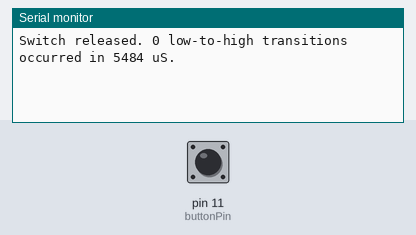
Simulated run of this program. Board: Arduino Uno, built with avr-gcc and run on an emulated ATmega328P. On the bench: the last lines printed to the serial monitor. Inputs (shaded band) come from the test bench; at power-on: pin 11 (buttonPin) HIGH.

Above: at 1.2 s.
1.3 s: pin 11 (buttonPin) pulled LOW for 0.15 s
At 1.44 s:
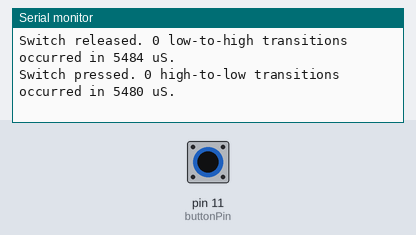
2.9 s: pin 11 (buttonPin) pulled LOW for 1 s
At 5.1 s:
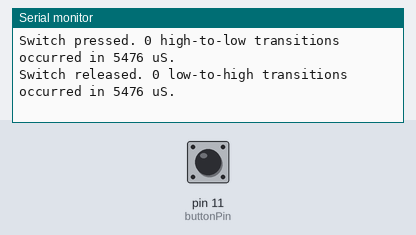

Measured:
- after the input at 1.3 s, the serial monitor: prints a new line at once (image 1)
- after the input at 2.9 s, the serial monitor: prints a new line at once (image 2)

The program:

main.cpp
```cpp
// (licence header left out)
#include <Arduino.h>

const byte buttonPin = 3;                   // PORTB pin 3
volatile byte lastButtonState = HIGH;       // Last state of the button
volatile unsigned long bounceStartTime = 0; // Timestamp when bouncing starts
volatile unsigned int bounceCount = 0;      // Number of bounces
volatile bool bouncing = false;             // Flag to indicate if the button is bouncing

void setup()
{
    DDRB &= ~(1 << buttonPin); // Set buttonPin as input
    PORTB |= (1 << buttonPin); // Enable pull-up resistor
    Serial.begin(9600);        // Initialize serial communication
}

void loop()
{
    // Read the current state of the button
    byte currentButtonState = PINB & (1 << buttonPin);

    // If the button is pressed and not bouncing and the button state has changed
    if (!bouncing && currentButtonState != lastButtonState)
    {
        bouncing = true;
        bounceStartTime = micros();
        bounceCount = 0;
    }

    // If the button is bouncing and the button state has changed
    if (bouncing && currentButtonState != lastButtonState)
    {
        bounceCount++;
        lastButtonState = currentButtonState;
    }

    // If the button is bouncing and the button state has not changed for 5ms
    if (bouncing && (micros() - bounceStartTime) > 5000)
    { // Assuming 5ms as a max bounce time
        bouncing = false;
        if (lastButtonState == LOW)
        {
            Serial.print("Switch pressed. ");
            Serial.print(bounceCount / 2); // Only high-to-low transitions
            Serial.print(" high-to-low transitions occurred in ");
            Serial.print(micros() - bounceStartTime);
            Serial.println(" uS.");
        }
        else
        {
            Serial.print("Switch released. ");
            Serial.print(bounceCount / 2); // Only low-to-high transitions
            Serial.print(" low-to-high transitions occurred in ");
            Serial.print(micros() - bounceStartTime);
            Serial.println(" uS.");
        }
    }
}
```

debounce.hpp
```cpp
/**
 * @file debounce.hpp
 * @author Kevin Wing (wing5640@vandals.uidaho.edu)
 * @brief Debounce switch class declaration file
 * @date 2023-10-07
 */
#ifndef DEBOUNCE_HPP
#define DEBOUNCE_HPP

#include <Arduino.h>

#define LED_PIN 5 // PORTB pin 5
#define SWITCH_PIN 3 // PORTB pin 3
#define SERIAL_BAUD 9600 // serial baud rate in bits per second
#define SERIAL_OUT_PIN 1 // PORTD pin 1
#define SERIAL_IN_PIN 0 // PORTD pin 0

typedef unsigned long TimeType;

/**
 * @brief Debounce switch class. This class counts the number of times a switch bounces and measures the
 * time until the switch stops bouncing. The switch is considered debounced when the number of bounces is
 * greater than or equal to the number of bounces specified in the constructor and the time since the last
 *
 */
class Debounce {
private:
    using TimeType = unsigned long; // type alias for the time type
    using PinType = uint8_t; // type alias for the pin type

    PinType ledPin; // pin for the LED
    PinType switchPin; // pin for the switch
    TimeType lastBounceTime; // time of the last bounce
    TimeType bounceTime; // time between bounces
    TimeType bounceLimit; // number of bounces before the switch is considered debounced
    TimeType bounceCount; // number of bounces
    PinType switchPinState; // state of the switch pin


public:
    Debounce(uint8_t ledPin, uint8_t switchPin);
    void time(); // method to time the switch bounce and count the number of bounces using micros()
};

#endif // DEBOUNCE_HPP
```

debounce.cpp
```cpp
#include "debounce.hpp"

Debounce::Debounce(uint8_t ledPin, uint8_t switchPin) : ledPin(ledPin), switchPin(switchPin)
{
    this->lastBounceTime = 0;
    this->bounceTime = 0;
    this->bounceLimit = 0;
    this->bounceCount = 0;
    this->switchPinState = 0;
}

/*

    Write an Arduino program that characterizes the switch bouncing behavior. When the switch is pressed, the program should count the
    number of bounces and record the time spent bouncing.
    Then it should print an ASCII message to the serial port in the form
    of:
        "Switch pressed. nn high-to-low transitions occurred in mm uS."
        When the switch it released, it should do the same and report:
        "Switch released. nn low-to-high transitions occurred in mm uS."
        Submit your file(s), with appropriate comments, and a screen shot of the serial monitor window showing your
        program output on or before the due date.
        Test your switch and software with repeated button presses. Address the following as comments in your code:
            What is the longest time that the switch bounces when pressed?
            What is the highest number of bounces that occur when pressed?
            What is the longest time that the switch bounces when released?
            What is the highest number of bounces that occur when released?
            What type of variables (e.g. global, static, local, class) should be used to hold state variables like timestamps? Why?

Rules, hints, and comments:


IF USING YOUR VANDUINO SHIELD WITH THE RIBBON CABLE INSTALLED, YOU MUST
PROGRAM BITS 0 THRU 3 OF PORTB AS INPUTS. FAILURE TO DO SO MAY DAMAGE THE ATMEGA328
CPU WHEN A SWITCH IS PRESSED.

Access AVR I/O registers directly (e.g., PORTx, PINx) instead of using Arduino functions like digitalRead() to minimize
lag and maximize reading speed.
You may find the Arduino Examples>Digital>Debounce, and Examples>Basics>DigitalReadSerial useful guides to get you
started.

Make use of bitmasking operations to streamline register access.

Make use of Arduino timer functions (e.g., delay(), millis(), micros(). etc) to simplify timing of program.

Some sources may suggest using interrupts to count bounces. This isn't easy to get right and even if you do bounces are likely to be missed.

You may also find the functions Serial.begin(), Serial.print(), and Serial.println() to be useful. You do not need to access AVR timer
registers or serial port directly.

Use “good” programming style with descriptive headers and useful comments.

In order to reduce the chance of missing a transition, your software should interrogate the AVR port connected to your
switch as often and quickly as possible. So, avoid use of the delay() function if possible, and keep your loop that reads your
switch efficient and quick.

In order to get fine enough timing resolution, you may want to consider using the Arduino micros() function.
The structure of your code is up to you, but you may want to consider the following:

    Use appropriate variables to record timestamps when button presses and releases begin.
    Use appropriate variables to record timestamps when the button stops bouncing.
    Use appropriate variables to count the number of transitions.
    Use appropriate variables to keep track of the switch state between iterations of loop().

The variables above are essentially keeping track of the state of your program across iterations of loop(). The use of these
state variables naturally leads to a program structure where you enter your loop() function repeatedly, and each time
through, you check the raw switch state, determine what is happening, and record the time that the events above occur.
When the switch has stopped bouncing and stabilized, use the timestamp and count information recorded to calculate and
output the results string to the serial port.


Note that you should report only high-to-low transitions when the switch is pressed, and low-to-high transitions when the
switch is released.

You may want to avoid writing your output string to the serial port until after you determine that the switch state has
stabilized. Serial.print() takes a relatively long time to run and may slow down your loop while looking for switch
transitions.

*/
void Debounce::time()
{
    // if the switch is pressed
    if (PINB & (1 << switchPin))
    {
        // if the switch is not bouncing
        if (micros() - this->lastBounceTime > this->bounceTime)
        {
            // if the switch is not pressed
            if (this->switchPinState == 0)
            {
                // increment the bounce count
                this->bounceCount++;
                // set the switch pin state to 1
                this->switchPinState = 1;
                // set the last bounce time to the current time
                this->lastBounceTime = micros();
            }
        }
        // if the switch is bouncing
        else
        {
            // set the last bounce time to the current time
            this->lastBounceTime = micros();
        }
    }
    // if the switch is not pressed
    else
    {
        // if the switch is not bouncing
        if (micros() - this->lastBounceTime > this->bounceTime)
        {
            // if the switch is pressed
            if (this->switchPinState == 1)
            {
                // increment the bounce count
                this->bounceCount++;
                // set the switch pin state to 0
                this->switchPinState = 0;
                // set the last bounce time to the current time
                this->lastBounceTime = micros();
            }
        }
        // if the switch is bouncing
        else
        {
            // set the last bounce time to the current time
            this->lastBounceTime = micros();
        }
    }
    // if the switch is not bouncing
    if (micros() - this->lastBounceTime > this->bounceTime)
    {
        // if the switch is pressed
        if (this->switchPinState == 1)
        {
            // print the number of bounces and the time since the last bounce
            Serial.print("Switch pressed. ");
            Serial.print(this->bounceCount);
            Serial.print(" high-to-low transitions occurred in ");
            Serial.print(micros() - this->lastBounceTime);
            Serial.println(" uS.");
            // reset the bounce count
            this->bounceCount = 0;
        }
        // if the switch is not pressed
        else
        {
            // print the number of bounces and the time since the last bounce
            Serial.print("Switch released. ");
            Serial.print(this->bounceCount);
            Serial.print(" low-to-high transitions occurred in ");
            Serial.print(micros() - this->lastBounceTime);
            Serial.println(" uS.");
            // reset the bounce count
            this->bounceCount = 0;
        }
    }
}
```
